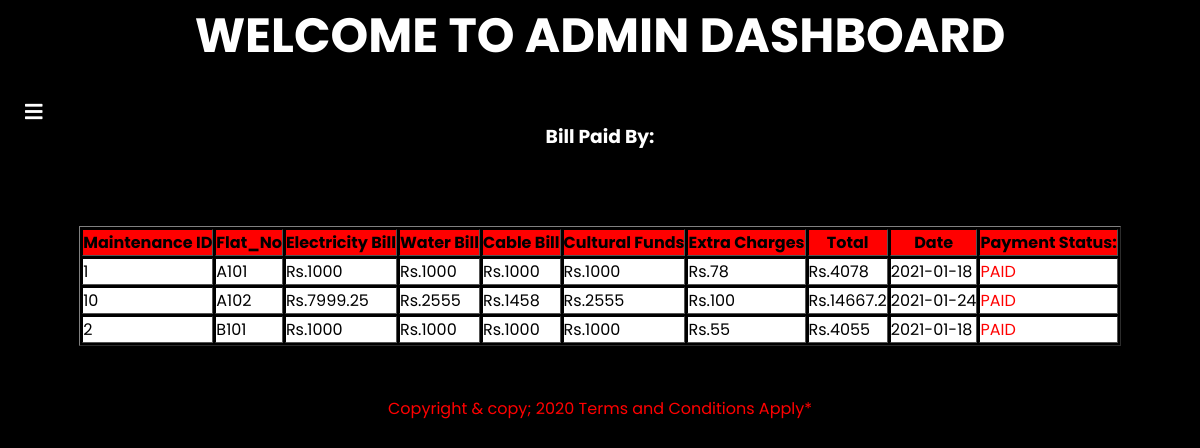
/Paid.php, run on the app's committed database.
### tables this page shows
CREATE TABLE `maintenance_bill` (
  `MB_ID` int(11) NOT NULL,
  `Flat_No` varchar(10) NOT NULL,
  `Electricity_Bill` float NOT NULL,
  `Water_Bill` float NOT NULL,
  `Cable_Bill` float NOT NULL,
  `Cultural_Funds` float NOT NULL,
  `Extra_Charges` float NOT NULL,
  `Total_Bill` float NOT NULL,
  `M_Date` date NOT NULL,
  `Status` int(11) NOT NULL
);

### Paid.php (the view, shortened to what this page needs)
<!DOCTYPE html>
<?php
include("connect.php");
include("admin_header.php");
?>
<html lang="en" dir="ltr">
 <body>
 <br><br><center><h3><font color="white">Bill Paid By:</font></h3></center>
	  <?php
					$qur=mysqli_query($con,"select * from Maintenance_Bill where Status='1' order by Flat_No");
					if(mysqli_num_rows($qur)>0)
					{
						echo "<br><br><br><center><font color='white'><table class='table table-bordered' border ='1px' style='background-color:rgba(0,0,0,0.5)'>
								<tr>
									<th>Maintenance ID</th>
									<th>Flat_No</th>
									<th>Electricity Bill</th>
									<th>Water Bill</th>
									<th>Cable Bill</th>
									<th>Cultural Funds</th>
									<th>Extra Charges</th>
									<th>Total</th>
									<th>Date</th>
									<th>Payment Status:</th>
								</tr></font>";
						while($q=mysqli_fetch_array($qur))
						{
							echo "<tr>";
							echo "<td>$q[0]</td>";
							echo "<td>$q[1]</td>";
							echo "<td>Rs.$q[2]</td>";
							echo "<td>Rs.$q[3]</td>";
							echo "<td>Rs.$q[4]</td>";
							echo "<td>Rs.$q[5]</td>";
							echo "<td>Rs.$q[6]</td>";
							echo "<td>Rs.$q[7]</td>";
							echo "<td>$q[8]</td>";
							if($q['Status']=="1")
							{
								echo "<td style='color:red;'>PAID</td>";
								echo "</tr>";
							}
						}
						echo "</table></center>";
					}else{
						echo "<h2>No Record Found</h2>";
					}
				?>
      <center><br><br><footer class="text-center small tm-footer">
          <p class="mb-0"><font color="red">
            <font color='red'>Copyright & copy; 2020 Terms and Conditions Apply*  </font></p>
        </footer></center>
  </body>
</html>

### style.css (style rules this page uses)
* { margin: 0; padding: 0; box-sizing: border-box; font-family: "Poppins", sans-serif; }
body { min-height: 100vh; background: url(black.jpg)no-repeat; background-size: cover; background-position: center; flex-direction: row-reverse; }

### data on the page
maintenance_bill: MB_ID "1", Flat_No "A101", Electricity_Bill "1000", Water_Bill "1000", Cable_Bill "1000", Cultural_Funds "1000", Extra_Charges "78", Total_Bill "4078", M_Date "2021-01-18", Status "PAID"
maintenance_bill: MB_ID "10", Flat_No "A102", Electricity_Bill "7999.25", Water_Bill "2555", Cable_Bill "1458", Cultural_Funds "2555", Extra_Charges "100", Total_Bill "14667.2", M_Date "2021-01-24", Status "PAID"
maintenance_bill: MB_ID "2", Flat_No "B101", Electricity_Bill "1000", Water_Bill "1000", Cable_Bill "1000", Cultural_Funds "1000", Extra_Charges "55", Total_Bill "4055", M_Date "2021-01-18", Status "PAID"
